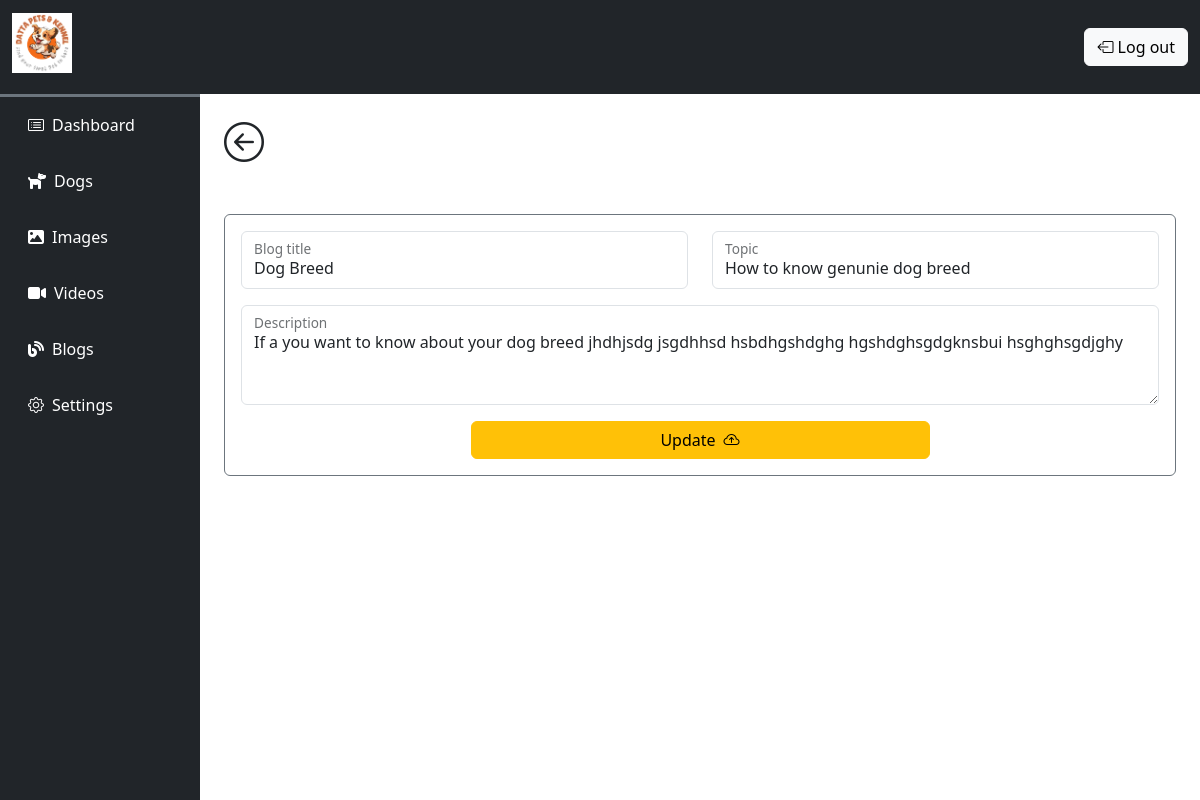
The page /admin/edit_blog.php?id=2 (signed in) on the database its author committed.
### tables this page shows
CREATE TABLE `blogs` (
  `id` int(11) NOT NULL,
  `blog_title` varchar(50) NOT NULL,
  `blog_topic` varchar(50) NOT NULL,
  `blog` varchar(300) NOT NULL,
  `date&time` timestamp NOT NULL DEFAULT current_timestamp() ON UPDATE current_timestamp()
);

### admin/edit_blog.php (the view, shortened to what this page needs)
<?php
    include "../database/connection.php";
    $blogId = $_GET["id"];
    $sql = "SELECT * FROM `blogs` WHERE id='$blogId'";
    $result = mysqli_query($conn, $sql);
    $display = mysqli_fetch_array($result);
?>
<!DOCTYPE html>
<html lang="en">
<head>
    <?php include "./components/links.php" ?>
</head>
<body>
    <?php include "./components/navbar.php" ?>
    <div class="container-fluid">
        <div class="row">
            <div class="col-lg-10 ms-auto overflow-hidden p-4" id="admin-content">
                <a href="blogs.php" class="nav-link text-dark"><h1><i class="bi bi-arrow-left-circle"></i></h1></a>
                <form id="UpdateBlog" method="POST" class="w-100 mx-auto mt-5 border border-1 border-secondary rounded p-3">
                    <div class="row">
                        <div class="col-6">
                            <div class="form-floating mb-3">
                                <input type="text" value="<?php echo $display["blog_title"]; ?>" name="title" class="form-control shadow-none" id="floatingInput" placeholder="name@example.com" required>
                                <label for="floatingInput">Blog title</label>
                            </div>
                        </div>
                        <div class="col-6">
                            <div class="form-floating mb-3">
                                <input type="text" value="<?php echo $display["blog_topic"]; ?>" name="topic" class="form-control shadow-none" id="floatingInput" placeholder="name@example.com">
                                <label for="floatingInput">Topic</label>
                            </div>
                        </div>
                        <div class="col-12">
                            <div class="form-floating">
                                <textarea name="description" class="form-control shadow-none" placeholder="Leave a comment here" id="floatingTextarea2" style="height: 100px" required><?php echo $display["blog"]; ?></textarea>
                                <label for="floatingTextarea2">Description</label>
                            </div>
                        </div>
                    </div>
                    <div class="submit-btn text-center mt-3">
                        <button type="submit" class="btn btn-warning w-50 update-btn">Update<i class="bi bi-cloud-arrow-up ms-2"></i></button>
                    </div>
                </form>
            </div>
        </div>
    </div>
</body>
</html>

### css/admin.css (style rules this page uses)
* { margin: 0; padding: 0; }

### css/utiles.css (style rules this page uses)
:root { --primary: #E88D67; }

### rows shown on the page
blogs: title "Dog Breed", topic "How to know genunie dog breed", description "If a you want to know about your dog breed jhdhjsdg jsgdhhsd hsbdhgshdghg hgshdghsgdgknsbui hsghghsgdjghy"
